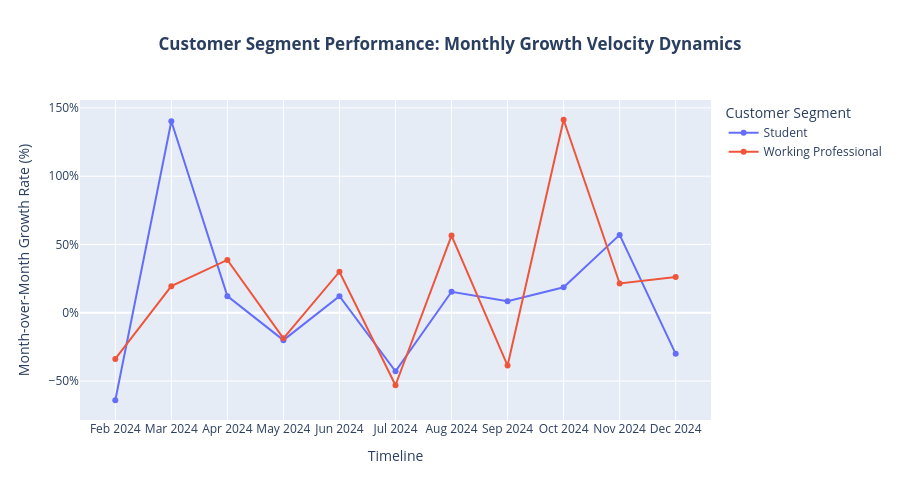

The notebook cell this image was saved under:
### Markdown cell above
This  block calculates a monthly pivot matrix showing total sales per customer group, determines the dynamic month-over-month growth rate for each unique segment, and visualizes it as an interactive multi-line chart.

### Code cell
import pandas as pd
import plotly.express as px

# 1. Resample and group by Month and Customer Segment
segment_monthly = df.set_index('Date').groupby([
    pd.Grouper(freq='ME'), 'Customer Segment'
])['Revenue (ZAR)'].sum().reset_index()

# 2. Add a clean timeline string label for the X-axis
segment_monthly['Month'] = segment_monthly['Date'].dt.strftime('%b %Y')

# 3. Calculate separate Month-over-Month growth percentages inside each segment group
segment_monthly['MoM Growth %'] = segment_monthly.groupby('Customer Segment')['Revenue (ZAR)'].pct_change() * 100

# 4. Plot dynamic trajectories
fig_seg_growth = px.line(
    segment_monthly.dropna(subset=['MoM Growth %']), # Drops the first month since it has no baseline
    x='Month',
    y='MoM Growth %',
    color='Customer Segment',
    markers=True,
    title='<b>Customer Segment Performance: Monthly Growth Velocity Dynamics</b>',
    labels={'MoM Growth %': 'Month-over-Month Growth Rate (%)', 'Month': 'Timeline'}
)

fig_seg_growth.update_layout(title_x=0.5, yaxis_ticksuffix='%', height=500)
fig_seg_growth.show()

### Figure 1 — Plotly figure (JSON) as saved in the notebook; plotly's stock layout.template omitted (floating-point values rounded to 4 significant figures)
{"data": [{"hovertemplate": "Customer Segment=Student<br>Timeline=%{x}<br>Month-over-Month Growth Rate (%)=%{y}<extra></extra>", "legendgroup": "Student", "line": {"color": "#636efa", "dash": "solid"}, "marker": {"symbol": "circle"}, "mode": "lines+markers", "name": "Student", "orientation": "v", "showlegend": true, "type": "scatter", "x": ["Feb 2024", "Mar 2024", "Apr 2024", "May 2024", "Jun 2024", "Jul 2024", "Aug 2024", "Sep 2024", "Oct 2024", "Nov 2024", "Dec 2024"], "xaxis": "x", "y": [-64.04, 140.3, 12.18, -20.04, 12.18, -42.88, 15.38, 8.507, 18.68, 57.03, -30.08], "yaxis": "y"}, {"hovertemplate": "Customer Segment=Working Professional<br>Timeline=%{x}<br>Month-over-Month Growth Rate (%)=%{y}<extra></extra>", "legendgroup": "Working Professional", "line": {"color": "#EF553B", "dash": "solid"}, "marker": {"symbol": "circle"}, "mode": "lines+markers", "name": "Working Professional", "orientation": "v", "showlegend": true, "type": "scatter", "x": ["Feb 2024", "Mar 2024", "Apr 2024", "May 2024", "Jun 2024", "Jul 2024", "Aug 2024", "Sep 2024", "Oct 2024", "Nov 2024", "Dec 2024"], "xaxis": "x", "y": [-33.82, 19.5, 38.71, -18.71, 30.06, -53.07, 56.52, -38.64, 141.3, 21.46, 26.24], "yaxis": "y"}], "layout": {"height": 500, "legend": {"title": {"text": "Customer Segment"}, "tracegroupgap": 0}, "title": {"text": "<b>Customer Segment Performance: Monthly Growth Velocity Dynamics</b>", "x": 0.5}, "xaxis": {"anchor": "y", "domain": [0, 1], "title": {"text": "Timeline"}}, "yaxis": {"anchor": "x", "domain": [0, 1], "ticksuffix": "%", "title": {"text": "Month-over-Month Growth Rate (%)"}}}}
